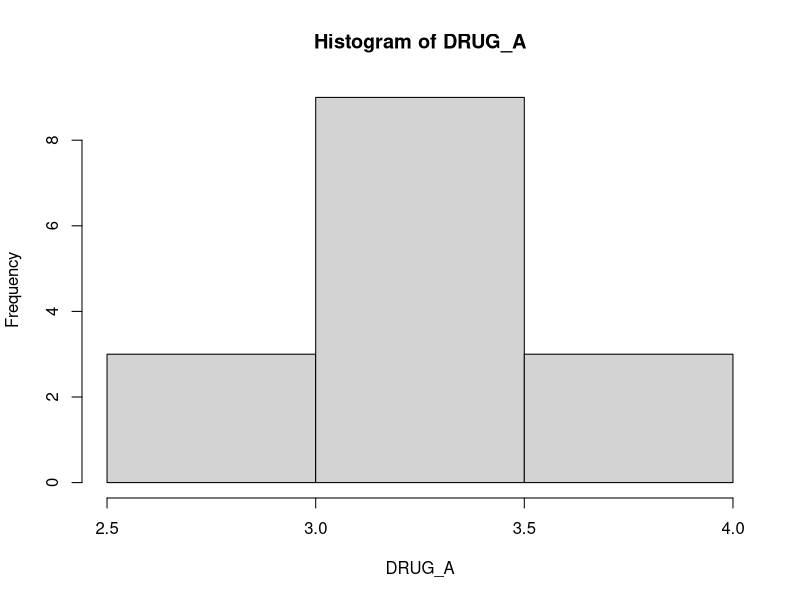
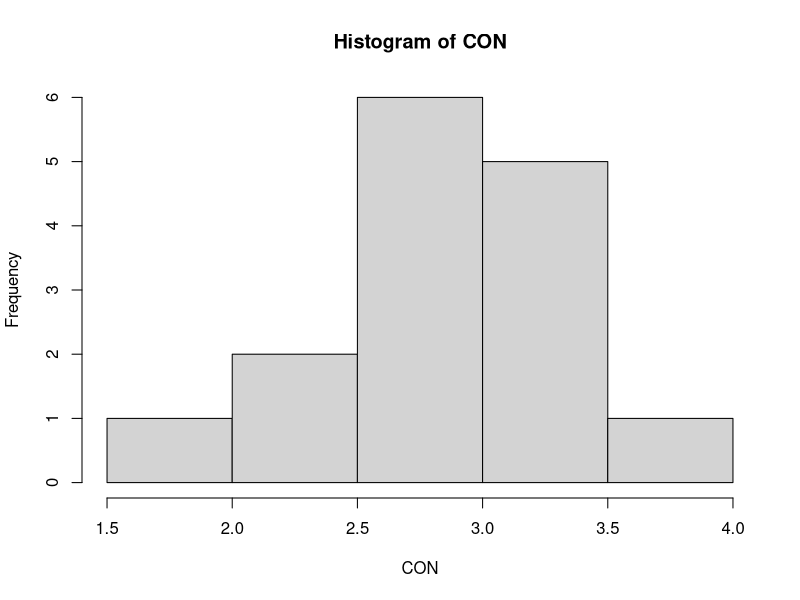
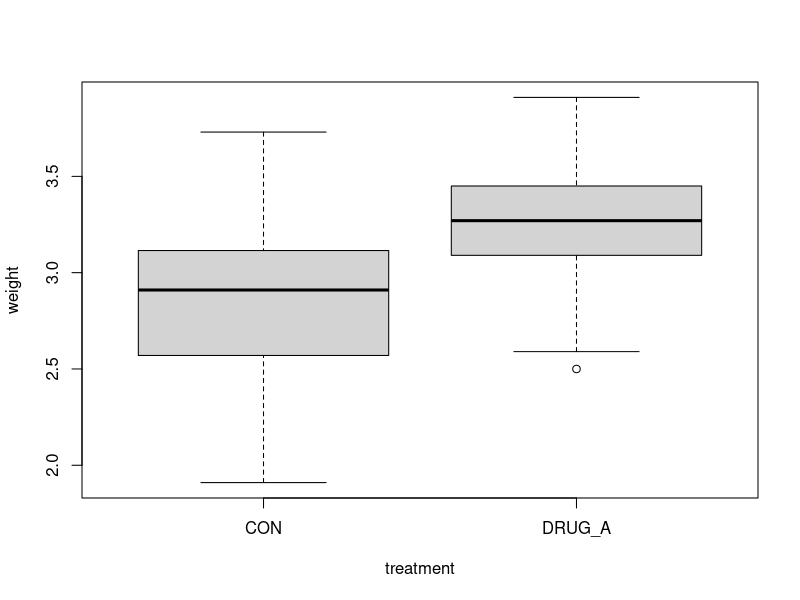

Here is the R script that generated these plots, in order:
## ---- chunk 1
knitr::opts_chunk$set(echo = TRUE)
## ---- chunk 2
DRUG_A <- c(3.14,3.45,3.32,3.45,3.09,3.27,3.64,2.5,2.64,3.32,3.73,3.14,3.09,2.59,3.91)
CON <- c(2.91,3.05,2.45,3.73,2.41,3,2.64,2.59,2.82,3.23,3.18,3.14,2.55,1.91,3.09)
## ---- chunk 3
hist(DRUG_A)
hist(CON)
## ---- chunk 4
treatment <- c(rep("DRUG_A", length(DRUG_A)))
weight <- DRUG_A
df1 <- data.frame(treatment, weight)

treatment <- c(rep("CON", length(CON)))
weight <- CON
df2 <- data.frame(treatment, weight)

mydf <- rbind.data.frame(df1,df2)
mydf
## ---- chunk 5
boxplot(weight ~ treatment, data = mydf)
## ---- chunk 6
alpha <- 0.05
t_alpha <- qnorm(1 - alpha)
t_alpha
## ---- chunk 7
# this is for calculating confidence interval, p-value is not correct
t.test(weight ~ treatment, 
       data = mydf, 
       alternative = "two.sided",
       var.equal = T)
## ---- chunk 8
# this is for calculating p-value, confidence interval is not correct.
t.test(weight ~ treatment, 
       data = mydf, 
       alternative = "greater",
       var.equal = T)
